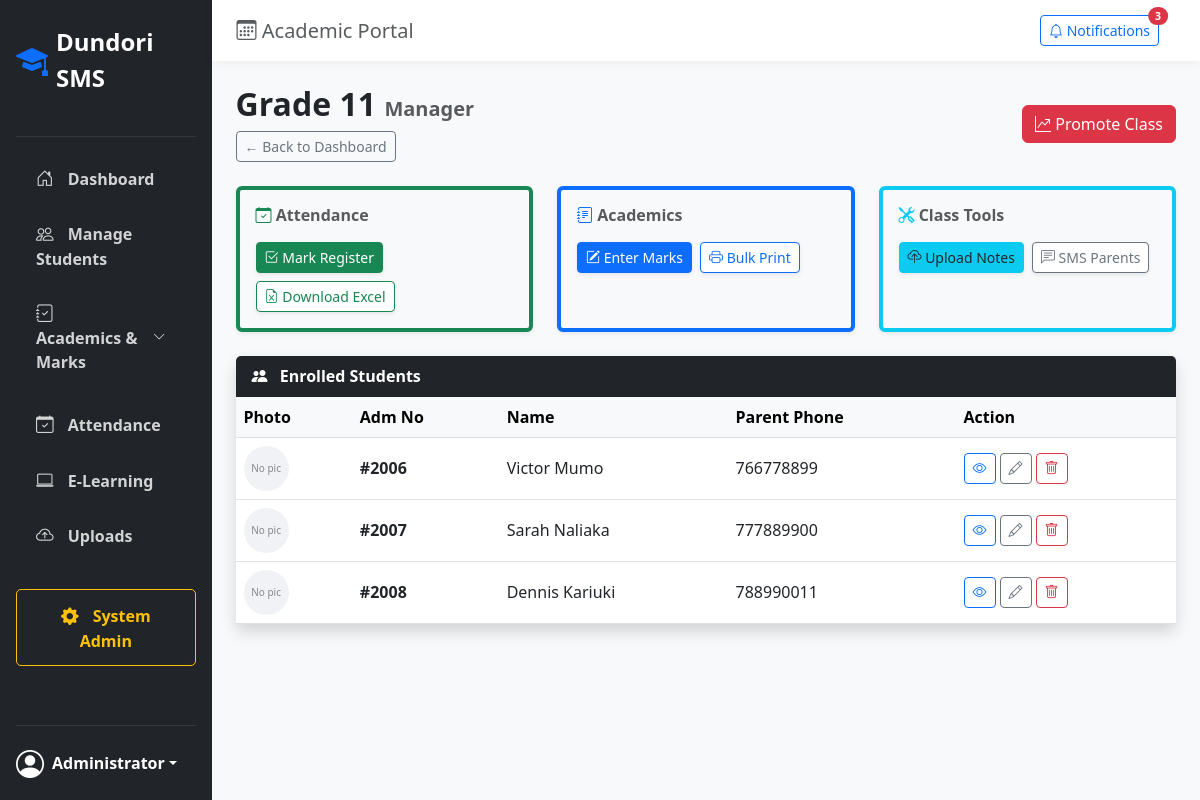
/students/class/Grade 11/ (signed in), run on the app's committed database.
### students/models.py (models this page shows, shortened)
class Student(models.Model):
    SYSTEM_CHOICES = [
        ('CBC', 'CBC (Grade 10-12)'),
        ('844', '8-4-4 (Form 3-4)'),
    ]
    GENDER_CHOICES = [
        ('M', 'Male'),
        ('F', 'Female'),
    ]
    STATUS_CHOICES = [
        ('ACTIVE', 'Active'),
        ('INACTIVE', 'Inactive'),
    ]
    CLASS_CHOICES = [
        ('Grade 10', 'Grade 10'),
        ('Grade 11', 'Grade 11'),
        ('Grade 12', 'Grade 12'),
        ('Form 3', 'Form 3'),
        ('Form 4', 'Form 4'),
    ]
    PATHWAY_CHOICES = [
        ('STEM', 'STEM (Science, Tech, Engineering, Math)'),
        ('ARTS', 'Arts and Sports Science'),
        ('SOCIAL', 'Social Sciences'),
    ]
    admission_number = models.CharField(max_length=20, unique=True)
    first_name = models.CharField(max_length=50)
    last_name = models.CharField(max_length=50)
    gender = models.CharField(max_length=1, choices=GENDER_CHOICES)
    date_of_birth = models.DateField()
    passport_photo = models.ImageField(upload_to='student_photos/', blank=True, null=True)
    curriculum = models.CharField(max_length=5, choices=SYSTEM_CHOICES, default='CBC')
    current_class = models.CharField(max_length=20, choices=CLASS_CHOICES)
    cbc_pathway = models.ForeignKey('academics.CBCPathway', on_delete=models.SET_NULL, null=True, blank=True, help_text="Only needed for Grade 10-12 students")
    parent_name = models.CharField(max_length=100)
    parent_phone = models.CharField(max_length=15)
    parent_email = models.EmailField(blank=True, null=True)
    status = models.CharField(max_length=10, choices=STATUS_CHOICES, default='ACTIVE')
    admission_date = models.DateField(auto_now_add=True)

### students/views.py (the view)
# urls.py: path('class/<str:class_name>/', views.single_class_view, name='single_class_view'),
@login_required
def single_class_view(request, class_name):
    students = Student.objects.filter(current_class=class_name)
    return render(request, 'students/single_class_view.html', {
        'class_name': class_name,
        'students': students
    })

### templates/students/single_class_view.html (shortened to what this page needs)
{% extends 'base.html' %}
{% block content %}
<div class="d-flex justify-content-between align-items-center mb-4">
    <div>
        <h2 class="fw-bold">{{ class_name }} <span class="text-muted fs-5">Manager</span></h2>
        <a href="{% url 'class_dashboard' %}" class="btn btn-sm btn-outline-secondary">&larr; Back to Dashboard</a>
    </div>
    <div>
        <a href="{% url 'promote_class' class_name %}" class="btn btn-danger">
            <i class="bi bi-graph-up-arrow"></i> Promote Class
        </a>
    </div>
</div>
<div class="row mb-4">
    <div class="col-md-4 mb-3 mb-md-0">
        <div class="border shadow-sm p-3 bg-light rounded h-100 border-start border-success border-4">
            <h6 class="text-muted fw-bold mb-3"><i class="bi bi-calendar-check text-success"></i> Attendance</h6>
            <div class="d-flex flex-wrap gap-2">
                <a href="{% url 'mark_attendance' class_name %}" class="btn btn-success btn-sm shadow-sm">
                    <i class="bi bi-check2-square"></i> Mark Register
                </a>
                <a href="{% url 'export_attendance' class_name %}" class="btn btn-outline-success btn-sm shadow-sm bg-white">
                    <i class="bi bi-file-earmark-excel"></i> Download Excel
                </a>
            </div>
        </div>
    </div>
    <div class="col-md-4 mb-3 mb-md-0">
        <div class="border shadow-sm p-3 bg-light rounded h-100 border-start border-primary border-4">
            <h6 class="text-muted fw-bold mb-3"><i class="bi bi-journal-text text-primary"></i> Academics</h6>
            <div class="d-flex flex-wrap gap-2">
                <a href="{% url 'enter_marks' class_name %}" class="btn btn-primary btn-sm shadow-sm">
                    <i class="bi bi-pencil-square"></i> Enter Marks
                </a>
                <a href="{% url 'bulk_report_cards' class_name %}" class="btn btn-outline-primary btn-sm shadow-sm bg-white">
                    <i class="bi bi-printer"></i> Bulk Print
                </a>
            </div>
        </div>
    </div>
    <div class="col-md-4">
        <div class="border shadow-sm p-3 bg-light rounded h-100 border-start border-info border-4">
            <h6 class="text-muted fw-bold mb-3"><i class="bi bi-tools text-info"></i> Class Tools</h6>
            <div class="d-flex flex-wrap gap-2">
                <a href="{% url 'upload_material' class_name %}" class="btn btn-info btn-sm shadow-sm text-dark">
                    <i class="bi bi-cloud-upload"></i> Upload Notes
                </a>
                <a href="#" class="btn btn-outline-secondary btn-sm shadow-sm bg-white">
                    <i class="bi bi-chat-left-text"></i> SMS Parents
                </a>
            </div>
        </div>
    </div>
</div>
<div class="card shadow border-0">
    <div class="card-header bg-dark text-white fw-bold"><i class="bi bi-people-fill me-2"></i> Enrolled Students</div>
    <div class="table-responsive">
        <table class="table table-hover align-middle mb-0">
            <thead class="table-light">
                <tr>
                    <th>Photo</th>
                    <th>Adm No</th>
                    <th>Name</th>
                    <th>Parent Phone</th>
                    <th>Action</th>
                </tr>
            </thead>
            <tbody>
                {% for student in students %}
                <tr>
                    <td>
                        {% if student.passport_photo %}
                            <img src="{{ student.passport_photo.url }}" alt="Photo" style="width: 45px; height: 45px; border-radius: 50%; object-fit: cover; border: 2px solid #e9ecef;">
                        {% else %}
                            <div style="width: 45px; height: 45px; background-color: #f0f2f5; border-radius: 50%; display: flex; align-items: center; justify-content: center; font-size: 10px; color: #888;">No pic</div>
                        {% endif %}
                    </td>
                    <td class="fw-bold">#{{ student.admission_number }}</td>
                    <td>{{ student.first_name }} {{ student.last_name }}</td>
                    <td>{{ student.parent_phone }}</td>
                    <td>
                        <div class="d-flex gap-1">
                            <a href="{% url 'student_detail' student.pk %}" class="btn btn-sm btn-outline-primary" title="View">
                                <i class="bi bi-eye"></i>
                            </a>
                            <a href="{% url 'edit_student' student.pk %}" class="btn btn-sm btn-outline-secondary" title="Edit">
                                <i class="bi bi-pencil"></i>
                            </a>
                            <a href="{% url 'delete_student' student.pk %}" class="btn btn-sm btn-outline-danger" title="Delete">
                                <i class="bi bi-trash"></i>
                            </a>
                        </div>
                    </td>
                </tr>
                {% endfor %}
            </tbody>
        </table>
    </div>
</div>
{% endblock %}

### templates/base.html (style rules this page uses)
body { background-color: #f8f9fa; font-family: 'Segoe UI', Tahoma, Geneva, Verdana, sans-serif; }

### data on the page
Student: passport_photo "No pic", admission_number "2006", first_name "Victor", last_name "Mumo", parent_phone "766778899"
Student: passport_photo "No pic", admission_number "2007", first_name "Sarah", last_name "Naliaka", parent_phone "777889900"
Student: passport_photo "No pic", admission_number "2008", first_name "Dennis", last_name "Kariuki", parent_phone "788990011"

### other printed values
{{ class_name }} "Grade 11"
